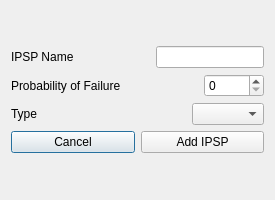
<?xml version="1.0" encoding="UTF-8"?>
<ui version="4.0">
 <class>ipsp</class>
 <widget class="QDialog" name="ipsp">
  <property name="geometry">
   <rect>
    <x>0</x>
    <y>0</y>
    <width>275</width>
    <height>200</height>
   </rect>
  </property>
  <property name="windowTitle">
   <string>Add IPSP</string>
  </property>
  <layout class="QVBoxLayout" name="verticalLayout_2">
   <item>
    <layout class="QVBoxLayout" name="verticalLayout">
     <item>
      <layout class="QHBoxLayout" name="horizontalLayout_3">
       <item>
        <widget class="QLabel" name="label_3">
         <property name="text">
          <string>IPSP Name</string>
         </property>
        </widget>
       </item>
       <item>
        <spacer name="horizontalSpacer_3">
         <property name="orientation">
          <enum>Qt::Horizontal</enum>
         </property>
         <property name="sizeHint" stdset="0">
          <size>
           <width>40</width>
           <height>20</height>
          </size>
         </property>
        </spacer>
       </item>
       <item>
        <widget class="QLineEdit" name="ipspName"/>
       </item>
      </layout>
     </item>
     <item>
      <layout class="QHBoxLayout" name="horizontalLayout_2">
       <item>
        <widget class="QLabel" name="label">
         <property name="text">
          <string>Probability of Failure</string>
         </property>
        </widget>
       </item>
       <item>
        <spacer name="horizontalSpacer">
         <property name="orientation">
          <enum>Qt::Horizontal</enum>
         </property>
         <property name="sizeHint" stdset="0">
          <size>
           <width>40</width>
           <height>20</height>
          </size>
         </property>
        </spacer>
       </item>
       <item>
        <widget class="QSpinBox" name="PFDspinBox">
         <property name="minimumSize">
          <size>
           <width>60</width>
           <height>0</height>
          </size>
         </property>
        </widget>
       </item>
      </layout>
     </item>
     <item>
      <layout class="QHBoxLayout" name="horizontalLayout">
       <item>
        <widget class="QLabel" name="label_2">
         <property name="text">
          <string>Type</string>
         </property>
        </widget>
       </item>
       <item>
        <spacer name="horizontalSpacer_2">
         <property name="orientation">
          <enum>Qt::Horizontal</enum>
         </property>
         <property name="sizeHint" stdset="0">
          <size>
           <width>40</width>
           <height>20</height>
          </size>
         </property>
        </spacer>
       </item>
       <item>
        <widget class="QComboBox" name="typeBox"/>
       </item>
      </layout>
     </item>
     <item>
      <layout class="QHBoxLayout" name="horizontalLayout_4">
       <item>
        <widget class="QPushButton" name="closeButton">
         <property name="text">
          <string>Cancel</string>
         </property>
        </widget>
       </item>
       <item>
        <widget class="QPushButton" name="addButton">
         <property name="text">
          <string>Add IPSP</string>
         </property>
        </widget>
       </item>
      </layout>
     </item>
    </layout>
   </item>
  </layout>
 </widget>
 <resources/>
 <connections/>
</ui>
